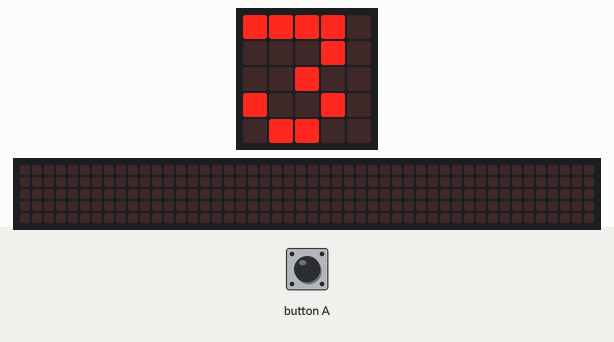
Simulated run of this program. Board: BBC micro:bit (MakeCode). On the bench: the board's 5×5 LED display, a strip that is not on the board, showing the scrolling text unrolled. The inputs (shaded band) are chosen by the test bench. No radio messages arrive unless stated (any console line starting 'radio sent:' is added by the test bench); the 48×5 strip is a reading aid, not a part: it shows the text the display is scrolling, unrolled, one strip-width of it at a time; what the program prints to the serial console is not drawn.

Above: at 1.9 s.
2.0 s: button A pressed for 0.15 s
At 2.41 s:
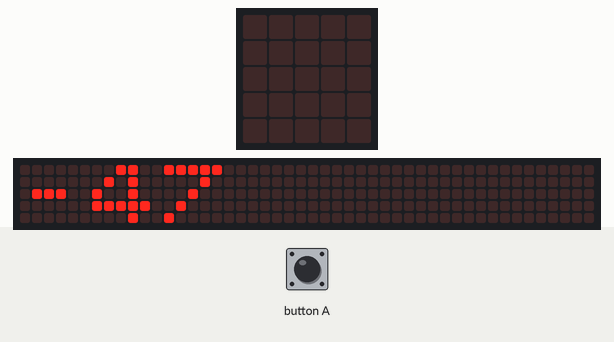
2.7 s: button A pressed for 0.15 s
At 6.7 s:
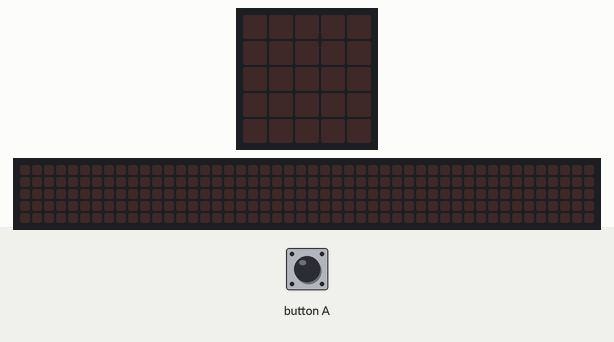
Timing chart, 0 to 8.2 s (numbered marks = the images above; inputs shaded):
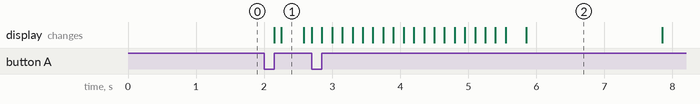

Measured:
- after the input at 2.0 s, the display: first changes after 0.15 s (image 1 shows a later state)

The program:

main.ts
```typescript
radio.onReceivedNumber(function (receivedNumber) {

})
input.onButtonPressed(Button.A, function () {
    basic.clearScreen()
    basic.pause(100)
    basic.showNumber(0 - ymax - 45)
    basic.pause(2000)
    basic.showNumber(3)
})
let ymax = 0
basic.showNumber(3)
ymax = 2
let _119 = 0
basic.forever(function () {
    radio.setGroup(116)
    radio.sendNumber(ymax)
})
```

test.ts
```typescript
// här hamnar tester och detta kompileras inte när det här paketet används som ett tillägg.
```
